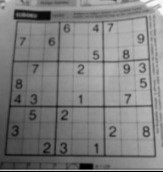
#> input picture img/sample.jpg, 163 x 172 px, found by its file name
$ python zeropadding.py
#> lines starting #> are read from the running program, lines starting #| are printed output that depends on the picture
import cv2

image = cv2.imread('sample.jpg', 0)
#> image is the input picture: shape (172, 163); min 0, max 253, mean 127.3
image = cv2.copyMakeBorder(image, 50, 50, 50, 50, cv2.BORDER_CONSTANT)
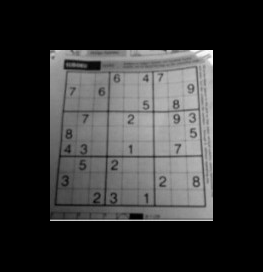
#> image: shape (272, 263); min 0, max 253, mean 49.9

cv2.imshow("img", image)
cv2.waitKey()
